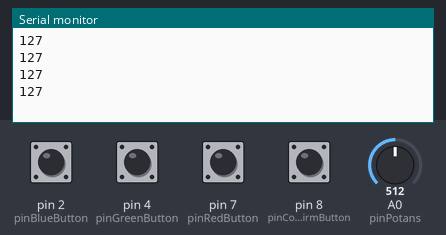
A sketch run on a simulated Arduino Uno, built with avr-gcc and run on an emulated ATmega328P. On the bench: the last lines printed to the serial monitor. The test bench sets the inputs (shaded band); at power-on: pin 2 (pinBlueButton), pin 4 (pinGreenButton), pin 7 (pinRedButton), pin 8 (pinConfirmButton) LOW, A0 (pinPotans) = 512.

Above: at 1.2 s.
1.3 s: pin 2 (pinBlueButton) pulled HIGH for 0.35 s
3.6 s: pin 4 (pinGreenButton) pulled HIGH for 0.35 s
5.7 s: pin 7 (pinRedButton) pulled HIGH for 0.35 s
7.8 s: pin 8 (pinConfirmButton) pulled HIGH for 0.35 s
9.9 s: A0 (pinPotans) set to 716
At 10.12 s:
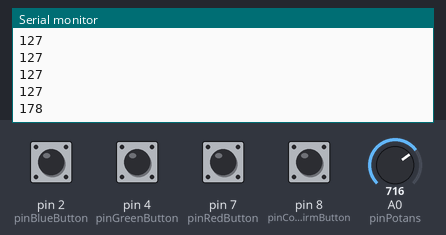
11.4 s: A0 (pinPotans) set to 900
At 11.62 s:
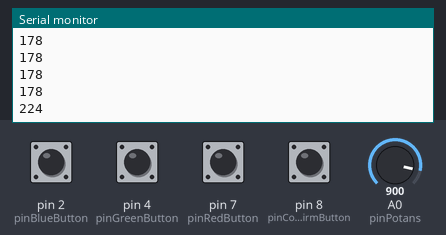
Timing chart, 0 to 13.9 s (numbered marks = the images above; inputs shaded):
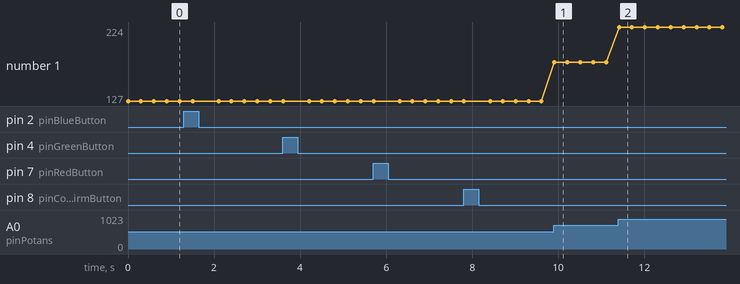

Measured:
- after the input at 9.9 s, the serial monitor: prints a new line at once (image 1)
- after the input at 11.4 s, the serial monitor: prints a new line at once (image 2)
- plotted number 1: 127 → 178 after the input at 9.9 s, 178 → 224 after the input at 11.4 s

The sketch:

Arduino_ile_Python.ino
```cpp
//Arduino ile Python haberleşmesi için yazılan kod//

const int pinRedButton = 7;
const int pinGreenButton = 4;
const int pinBlueButton = 2;
const int pinConfirmButton = 8;
const int pinPotans = A0;

int buttonStateRed = 0;
int buttonStateGreen = 0;
int buttonStateBlue = 0;
int buttonStateConfirm = 0;
int potansValue = 0;

void setup() {
  Serial.begin(9600);

  pinMode(pinRedButton, INPUT);
  pinMode(pinGreenButton, INPUT);
  pinMode(pinBlueButton, INPUT);
  pinMode(pinConfirmButton, INPUT);
}

void loop() {

  buttonStateRed = digitalRead(pinRedButton);
  buttonStateGreen = digitalRead(pinGreenButton);
  buttonStateBlue = digitalRead(pinBlueButton);
  buttonStateConfirm = digitalRead(pinConfirmButton);
  potansValue = map(analogRead(pinPotans), 0, 1023, 0, 255);

  Serial.println(potansValue);
  delay(300);

  if (buttonStateRed == HIGH) {
    delay(300);
    Serial.println("Red");
  }

  if (buttonStateGreen == HIGH) {
    delay(300);
    Serial.println("Green");
  }

  if (buttonStateBlue == HIGH) {
    delay(300);
    Serial.println("Blue");
  }

  if (buttonStateConfirm == HIGH) {
    delay(300);
    Serial.println("Confirm");
  }
}
```
